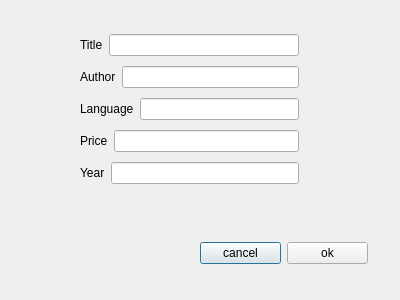
<?xml version="1.0" encoding="UTF-8"?>
<ui version="4.0">
 <class>DialogAdd</class>
 <widget class="QDialog" name="DialogAdd">
  <property name="geometry">
   <rect>
    <x>0</x>
    <y>0</y>
    <width>400</width>
    <height>300</height>
   </rect>
  </property>
  <property name="windowTitle">
   <string>Dialog</string>
  </property>
  <widget class="QWidget" name="layoutWidget">
   <property name="geometry">
    <rect>
     <x>80</x>
     <y>30</y>
     <width>219</width>
     <height>161</height>
    </rect>
   </property>
   <layout class="QVBoxLayout" name="verticalLayout">
    <item>
     <layout class="QHBoxLayout" name="horizontalLayout">
      <item>
       <widget class="QLabel" name="label">
        <property name="text">
         <string>Title</string>
        </property>
       </widget>
      </item>
      <item>
       <widget class="QLineEdit" name="DtxtTitle"/>
      </item>
     </layout>
    </item>
    <item>
     <layout class="QHBoxLayout" name="horizontalLayout_2">
      <item>
       <widget class="QLabel" name="label_2">
        <property name="text">
         <string>Author</string>
        </property>
       </widget>
      </item>
      <item>
       <widget class="QLineEdit" name="DtxtAuthor"/>
      </item>
     </layout>
    </item>
    <item>
     <layout class="QHBoxLayout" name="horizontalLayout_3">
      <item>
       <widget class="QLabel" name="label_3">
        <property name="text">
         <string>Language</string>
        </property>
       </widget>
      </item>
      <item>
       <widget class="QLineEdit" name="DtxtLang"/>
      </item>
     </layout>
    </item>
    <item>
     <layout class="QHBoxLayout" name="horizontalLayout_4">
      <item>
       <widget class="QLabel" name="label_4">
        <property name="text">
         <string>Price</string>
        </property>
       </widget>
      </item>
      <item>
       <widget class="QLineEdit" name="DtxtPrice"/>
      </item>
     </layout>
    </item>
    <item>
     <layout class="QHBoxLayout" name="horizontalLayout_5">
      <item>
       <widget class="QLabel" name="label_5">
        <property name="text">
         <string>Year</string>
        </property>
       </widget>
      </item>
      <item>
       <widget class="QLineEdit" name="DtxtYear"/>
      </item>
     </layout>
    </item>
   </layout>
  </widget>
  <widget class="QWidget" name="">
   <property name="geometry">
    <rect>
     <x>200</x>
     <y>240</y>
     <width>168</width>
     <height>27</height>
    </rect>
   </property>
   <layout class="QHBoxLayout" name="horizontalLayout_6">
    <item>
     <widget class="QPushButton" name="DbtCancel">
      <property name="text">
       <string>cancel</string>
      </property>
     </widget>
    </item>
    <item>
     <widget class="QPushButton" name="DbtOk">
      <property name="text">
       <string>ok</string>
      </property>
     </widget>
    </item>
   </layout>
  </widget>
 </widget>
 <resources/>
 <connections/>
</ui>
